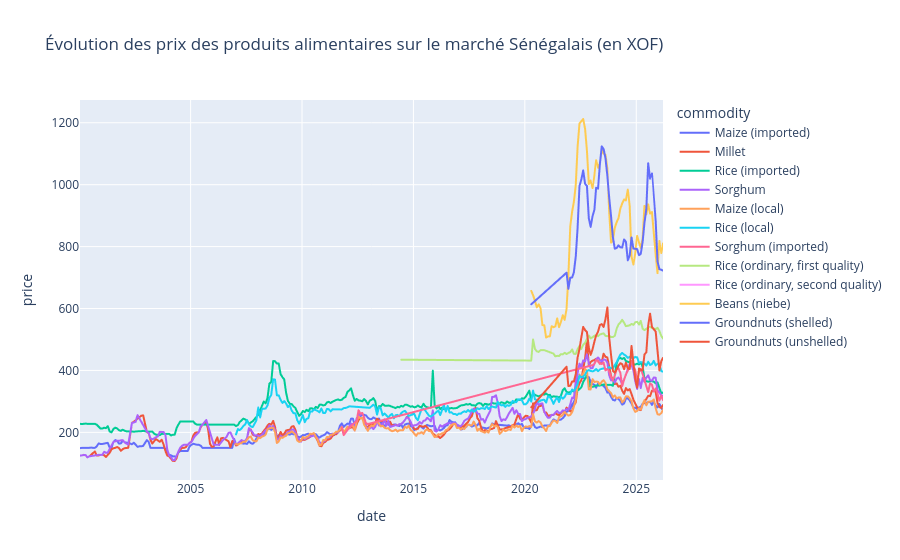

The cell this chart's notebook holds for it:
### Markdown cell above
#### **2. Evolution des prix des produits alimentaires au fil du temps**

On observe la trajectoire annuelle moyenne du prix (en XOF/kg) pour chaque produit, ainsi que l'évolution du prix moyen global.

### Code cell
# Evolution globale des prix des produits alimentaires sur le marché Sénégalais
evolution_globale = df.groupby(['date', 'commodity'])[['price', 'usdprice']].mean().round(2).reset_index()

# Visualisation des données
print('\nEvolution des prix des produits alimentaires sur le marché Sénégalais :\n', evolution_globale)

# Visualisation des données
print('-'*80, '\nVisualisation du graphique :')

# Graphique Seaborn
plt.figure(figsize=(12,5))
sns.lineplot(data=evolution_globale,
             x='date',
             y='price'
)

# Mise en forme du graphique
plt.title('Evolution moyenne des prix de 2020 à 2026')
plt.xlabel("Periode")
plt.ylabel("Prix moyen (XOF)")

# Affichage du graphique
plt.show()

#------------------------------------------------------------------------------------------------------

# Graphique Plotly interactif
evolution_prix = df.groupby(['date', 'commodity'])[['price', 'usdprice']].mean().round(2).reset_index()

# Visualisation des données
print('-'*80, '\nVisualisation interactive :')

graph = px.line(evolution_prix.reset_index(),
                x='date',
                y='price',
                color='commodity',
                title='Évolution des prix des produits alimentaires sur le marché Sénégalais (en XOF)',)
graph.show()

### Figure 1 — Plotly figure (JSON) as saved in the notebook; plotly's stock layout.template omitted (floating-point values rounded to 4 significant figures; data arrays with more than 128 entries replaced by an {"elided": "..."} marker saying what was removed)
{"data": [{"hovertemplate": "commodity=Maize (imported)<br>date=%{x}<br>price=%{y}<extra></extra>", "legendgroup": "Maize (imported)", "line": {"color": "#636efa", "dash": "solid"}, "marker": {"symbol": "circle"}, "mode": "lines", "name": "Maize (imported)", "showlegend": true, "type": "scattergl", "x": {"elided": "300 str values"}, "xaxis": "x", "y": {"elided": "300 float values"}, "yaxis": "y"}, {"hovertemplate": "commodity=Millet<br>date=%{x}<br>price=%{y}<extra></extra>", "legendgroup": "Millet", "line": {"color": "#EF553B", "dash": "solid"}, "marker": {"symbol": "circle"}, "mode": "lines", "name": "Millet", "showlegend": true, "type": "scattergl", "x": {"elided": "303 str values"}, "xaxis": "x", "y": {"elided": "303 float values"}, "yaxis": "y"}, {"hovertemplate": "commodity=Rice (imported)<br>date=%{x}<br>price=%{y}<extra></extra>", "legendgroup": "Rice (imported)", "line": {"color": "#00cc96", "dash": "solid"}, "marker": {"symbol": "circle"}, "mode": "lines", "name": "Rice (imported)", "showlegend": true, "type": "scattergl", "x": {"elided": "314 str values"}, "xaxis": "x", "y": {"elided": "314 float values"}, "yaxis": "y"}, {"hovertemplate": "commodity=Sorghum<br>date=%{x}<br>price=%{y}<extra></extra>", "legendgroup": "Sorghum", "line": {"color": "#ab63fa", "dash": "solid"}, "marker": {"symbol": "circle"}, "mode": "lines", "name": "Sorghum", "showlegend": true, "type": "scattergl", "x": {"elided": "287 str values"}, "xaxis": "x", "y": {"elided": "287 float values"}, "yaxis": "y"}, {"hovertemplate": "commodity=Maize (local)<br>date=%{x}<br>price=%{y}<extra></extra>", "legendgroup": "Maize (local)", "line": {"color": "#FFA15A", "dash": "solid"}, "marker": {"symbol": "circle"}, "mode": "lines", "name": "Maize (local)", "showlegend": true, "type": "scattergl", "x": {"elided": "230 str values"}, "xaxis": "x", "y": {"elided": "230 float values"}, "yaxis": "y"}, {"hovertemplate": "commodity=Rice (local)<br>date=%{x}<br>price=%{y}<extra></extra>", "legendgroup": "Rice (local)", "line": {"color": "#19d3f3", "dash": "solid"}, "marker": {"symbol": "circle"}, "mode": "lines", "name": "Rice (local)", "showlegend": true, "type": "scattergl", "x": {"elided": "216 str values"}, "xaxis": "x", "y": {"elided": "216 float values"}, "yaxis": "y"}, {"hovertemplate": "commodity=Sorghum (imported)<br>date=%{x}<br>price=%{y}<extra></extra>", "legendgroup": "Sorghum (imported)", "line": {"color": "#FF6692", "dash": "solid"}, "marker": {"symbol": "circle"}, "mode": "lines", "name": "Sorghum (imported)", "showlegend": true, "type": "scattergl", "x": ["2011-10-15T00:00:00", "2011-11-15T00:00:00", "2012-02-15T00:00:00", "2012-06-15T00:00:00", "2012-07-15T00:00:00", "2012-08-15T00:00:00", "2012-09-15T00:00:00", "2012-11-15T00:00:00", "2012-12-15T00:00:00", "2023-01-15T00:00:00", "2023-02-15T00:00:00", "2023-03-15T00:00:00", "2023-04-15T00:00:00", "2023-05-15T00:00:00", "2023-06-15T00:00:00", "2023-07-15T00:00:00", "2023-08-15T00:00:00", "2023-09-15T00:00:00", "2023-10-15T00:00:00", "2023-11-15T00:00:00", "2023-12-15T00:00:00", "2024-01-15T00:00:00", "2024-02-15T00:00:00", "2024-03-15T00:00:00", "2024-04-15T00:00:00", "2024-05-15T00:00:00", "2024-06-15T00:00:00", "2024-07-15T00:00:00", "2024-08-15T00:00:00", "2024-09-15T00:00:00", "2024-10-15T00:00:00", "2024-11-15T00:00:00", "2024-12-15T00:00:00", "2025-01-15T00:00:00", "2025-02-15T00:00:00", "2025-03-15T00:00:00", "2025-04-15T00:00:00", "2025-07-15T00:00:00", "2025-08-15T00:00:00", "2025-09-15T00:00:00", "2025-10-15T00:00:00", "2025-11-15T00:00:00", "2025-12-15T00:00:00", "2026-01-15T00:00:00", "2026-02-15T00:00:00", "2026-03-15T00:00:00"], "xaxis": "x", "y": [215.7, 191.1, 215.7, 236.8, 271.5, 260.2, 262.9, 229.6, 226.8, 417, 421.2, 432.8, 431.9, 422.3, 420.8, 425.6, 400.1, 404.9, 396.9, 378.4, 367.9, 383.4, 404.1, 406.2, 392.1, 349.5, 369.7, 387.2, 399.8, 408, 431.1, 411.9, 401.9, 364.8, 395, 405.0, 388.8, 330, 358.3, 353.6, 331.9, 341.9, 325, 302.5, 318.8, 303.8], "yaxis": "y"}, {"hovertemplate": "commodity=Rice (ordinary, first quality)<br>date=%{x}<br>price=%{y}<extra></extra>", "legendgroup": "Rice (ordinary, first quality)", "line": {"color": "#B6E880", "dash": "solid"}, "marker": {"symbol": "circle"}, "mode": "lines", "name": "Rice (ordinary, first quality)", "showlegend": true, "type": "scattergl", "x": ["2014-06-15T00:00:00", "2020-04-15T00:00:00", "2020-05-15T00:00:00", "2020-06-15T00:00:00", "2020-07-15T00:00:00", "2020-08-15T00:00:00", "2020-09-15T00:00:00", "2020-10-15T00:00:00", "2020-11-15T00:00:00", "2020-12-15T00:00:00", "2021-04-15T00:00:00", "2021-05-15T00:00:00", "2021-06-15T00:00:00", "2021-07-15T00:00:00", "2021-08-15T00:00:00", "2021-09-15T00:00:00", "2021-10-15T00:00:00", "2021-11-15T00:00:00", "2021-12-15T00:00:00", "2022-01-15T00:00:00", "2022-02-15T00:00:00", "2022-03-15T00:00:00", "2022-04-15T00:00:00", "2022-05-15T00:00:00", "2022-06-15T00:00:00", "2022-07-15T00:00:00", "2022-08-15T00:00:00", "2022-09-15T00:00:00", "2022-10-15T00:00:00", "2022-11-15T00:00:00", "2022-12-15T00:00:00", "2023-01-15T00:00:00", "2023-02-15T00:00:00", "2023-03-15T00:00:00", "2023-04-15T00:00:00", "2023-05-15T00:00:00", "2023-06-15T00:00:00", "2023-07-15T00:00:00", "2023-08-15T00:00:00", "2023-09-15T00:00:00", "2023-10-15T00:00:00", "2023-11-15T00:00:00", "2023-12-15T00:00:00", "2024-01-15T00:00:00", "2024-02-15T00:00:00", "2024-03-15T00:00:00", "2024-04-15T00:00:00", "2024-05-15T00:00:00", "2024-06-15T00:00:00", "2024-07-15T00:00:00", "2024-08-15T00:00:00", "2024-09-15T00:00:00", "2024-10-15T00:00:00", "2024-11-15T00:00:00", "2024-12-15T00:00:00", "2025-01-15T00:00:00", "2025-02-15T00:00:00", "2025-03-15T00:00:00", "2025-04-15T00:00:00", "2025-05-15T00:00:00", "2025-06-15T00:00:00", "2025-07-15T00:00:00", "2025-08-15T00:00:00", "2025-09-15T00:00:00", "2025-10-15T00:00:00", "2025-11-15T00:00:00", "2025-12-15T00:00:00", "2026-01-15T00:00:00", "2026-02-15T00:00:00", "2026-03-15T00:00:00"], "xaxis": "x", "y": [434.7, 431.9, 500, 469.7, 461.9, 459.8, 465.7, 465.7, 465.5, 463.4, 454.3, 445.6, 447.2, 446.6, 452.4, 452.1, 457.1, 452.9, 456.6, 459.2, 467.9, 453.8, 453.2, 468.6, 479.4, 469.4, 483.2, 489.1, 501.7, 512.6, 503.7, 507.1, 512.2, 514.1, 510.5, 516.3, 518.1, 520.1, 511.8, 510.8, 511.9, 508.1, 508.1, 511.7, 535.3, 548.4, 554.8, 563.7, 554, 542.9, 544.3, 545.7, 550.2, 547.2, 555.5, 557.3, 548.1, 560, 535.2, 530.1, 534.4, 539.8, 540.9, 537.0, 535.4, 533.4, 537.9, 527.4, 511.4, 503.1], "yaxis": "y"}, {"hovertemplate": "commodity=Rice (ordinary, second quality)<br>date=%{x}<br>price=%{y}<extra></extra>", "legendgroup": "Rice (ordinary, second quality)", "line": {"color": "#FF97FF", "dash": "solid"}, "marker": {"symbol": "circle"}, "mode": "lines", "name": "Rice (ordinary, second quality)", "showlegend": true, "type": "scattergl", "x": ["2014-06-15T00:00:00"], "xaxis": "x", "y": [282.3], "yaxis": "y"}, {"hovertemplate": "commodity=Beans (niebe)<br>date=%{x}<br>price=%{y}<extra></extra>", "legendgroup": "Beans (niebe)", "line": {"color": "#FECB52", "dash": "solid"}, "marker": {"symbol": "circle"}, "mode": "lines", "name": "Beans (niebe)", "showlegend": true, "type": "scattergl", "x": ["2020-04-15T00:00:00", "2020-05-15T00:00:00", "2020-06-15T00:00:00", "2020-07-15T00:00:00", "2020-08-15T00:00:00", "2020-09-15T00:00:00", "2020-10-15T00:00:00", "2020-11-15T00:00:00", "2020-12-15T00:00:00", "2021-01-15T00:00:00", "2021-02-15T00:00:00", "2021-03-15T00:00:00", "2021-04-15T00:00:00", "2021-05-15T00:00:00", "2021-06-15T00:00:00", "2021-07-15T00:00:00", "2021-08-15T00:00:00", "2021-09-15T00:00:00", "2021-10-15T00:00:00", "2021-11-15T00:00:00", "2021-12-15T00:00:00", "2022-01-15T00:00:00", "2022-02-15T00:00:00", "2022-03-15T00:00:00", "2022-04-15T00:00:00", "2022-05-15T00:00:00", "2022-06-15T00:00:00", "2022-07-15T00:00:00", "2022-08-15T00:00:00", "2022-09-15T00:00:00", "2022-10-15T00:00:00", "2022-11-15T00:00:00", "2022-12-15T00:00:00", "2023-01-15T00:00:00", "2023-02-15T00:00:00", "2023-03-15T00:00:00", "2023-04-15T00:00:00", "2023-05-15T00:00:00", "2023-06-15T00:00:00", "2023-07-15T00:00:00", "2023-08-15T00:00:00", "2023-09-15T00:00:00", "2023-10-15T00:00:00", "2023-11-15T00:00:00", "2023-12-15T00:00:00", "2024-01-15T00:00:00", "2024-02-15T00:00:00", "2024-03-15T00:00:00", "2024-04-15T00:00:00", "2024-05-15T00:00:00", "2024-06-15T00:00:00", "2024-07-15T00:00:00", "2024-08-15T00:00:00", "2024-09-15T00:00:00", "2024-10-15T00:00:00", "2024-11-15T00:00:00", "2024-12-15T00:00:00", "2025-01-15T00:00:00", "2025-02-15T00:00:00", "2025-03-15T00:00:00", "2025-04-15T00:00:00", "2025-05-15T00:00:00", "2025-06-15T00:00:00", "2025-07-15T00:00:00", "2025-08-15T00:00:00", "2025-09-15T00:00:00", "2025-11-15T00:00:00", "2025-12-15T00:00:00", "2026-01-15T00:00:00", "2026-02-15T00:00:00", "2026-03-15T00:00:00"], "xaxis": "x", "y": [657.1, 643.3, 624.7, 603.9, 613.5, 600.6, 546.3, 546.1, 506.1, 510.0, 510.0, 542.8, 539.7, 542.1, 568.1, 539.8, 556.8, 578.4, 563.3, 598.9, 704.4, 865.5, 913.9, 944.1, 998.3, 1123.0, 1198.0, 1205.0, 1212.0, 1180.0, 1110.0, 1002.0, 1013.0, 989.3, 1031.0, 1079.0, 1055.0, 1069.0, 1112.0, 1101.0, 1096.0, 1053.0, 912.6, 812.8, 821.6, 860.7, 879.1, 891.4, 922.9, 939.1, 952.6, 949.2, 984.1, 931, 768.0, 742.3, 779.1, 834.6, 813.0, 795.8, 826.2, 931.5, 904.0, 936.4, 906.4, 911.7, 773.8, 714.3, 818.2, 779.2, 810.3], "yaxis": "y"}, {"hovertemplate": "commodity=Groundnuts (shelled)<br>date=%{x}<br>price=%{y}<extra></extra>", "legendgroup": "Groundnuts (shelled)", "line": {"color": "#636efa", "dash": "solid"}, "marker": {"symbol": "circle"}, "mode": "lines", "name": "Groundnuts (shelled)", "showlegend": true, "type": "scattergl", "x": ["2020-04-15T00:00:00", "2021-11-15T00:00:00", "2021-12-15T00:00:00", "2022-01-15T00:00:00", "2022-02-15T00:00:00", "2022-03-15T00:00:00", "2022-04-15T00:00:00", "2022-05-15T00:00:00", "2022-06-15T00:00:00", "2022-07-15T00:00:00", "2022-08-15T00:00:00", "2022-09-15T00:00:00", "2022-10-15T00:00:00", "2022-11-15T00:00:00", "2022-12-15T00:00:00", "2023-01-15T00:00:00", "2023-02-15T00:00:00", "2023-03-15T00:00:00", "2023-04-15T00:00:00", "2023-05-15T00:00:00", "2023-06-15T00:00:00", "2023-07-15T00:00:00", "2023-08-15T00:00:00", "2023-09-15T00:00:00", "2023-10-15T00:00:00", "2023-11-15T00:00:00", "2023-12-15T00:00:00", "2024-01-15T00:00:00", "2024-02-15T00:00:00", "2024-03-15T00:00:00", "2024-04-15T00:00:00", "2024-05-15T00:00:00", "2024-06-15T00:00:00", "2024-07-15T00:00:00", "2024-08-15T00:00:00", "2024-09-15T00:00:00", "2024-10-15T00:00:00", "2024-11-15T00:00:00", "2024-12-15T00:00:00", "2025-01-15T00:00:00", "2025-02-15T00:00:00", "2025-03-15T00:00:00", "2025-04-15T00:00:00", "2025-05-15T00:00:00", "2025-06-15T00:00:00", "2025-07-15T00:00:00", "2025-08-15T00:00:00", "2025-09-15T00:00:00", "2025-11-15T00:00:00", "2025-12-15T00:00:00", "2026-01-15T00:00:00", "2026-02-15T00:00:00", "2026-03-15T00:00:00"], "xaxis": "x", "y": [613.6, 715.7, 663.8, 699.5, 700.3, 717.1, 767.6, 860.5, 996.4, 1017.0, 1046.0, 1003.0, 996.3, 891.7, 863.7, 898.2, 919.7, 990.3, 987.0, 1066.0, 1124.0, 1115.0, 1086.0, 1028.0, 958.1, 897.4, 829.9, 793.1, 795.7, 804.2, 798.0, 796.8, 823.1, 815.8, 755.7, 771.4, 829.4, 793.4, 793.0, 792.0, 772.3, 776.2, 815.1, 876.5, 922.1, 1069.0, 1019.0, 1036.0, 882.3, 752, 727.2, 725.1, 722.8], "yaxis": "y"}, {"hovertemplate": "commodity=Groundnuts (unshelled)<br>date=%{x}<br>price=%{y}<extra></extra>", "legendgroup": "Groundnuts (unshelled)", "line": {"color": "#EF553B", "dash": "solid"}, "marker": {"symbol": "circle"}, "mode": "lines", "name": "Groundnuts (unshelled)", "showlegend": true, "type": "scattergl", "x": ["2020-04-15T00:00:00", "2021-11-15T00:00:00", "2021-12-15T00:00:00", "2022-01-15T00:00:00", "2022-02-15T00:00:00", "2022-03-15T00:00:00", "2022-04-15T00:00:00", "2022-05-15T00:00:00", "2022-06-15T00:00:00", "2022-07-15T00:00:00", "2022-08-15T00:00:00", "2022-09-15T00:00:00", "2022-10-15T00:00:00", "2022-11-15T00:00:00", "2022-12-15T00:00:00", "2023-01-15T00:00:00", "2023-02-15T00:00:00", "2023-03-15T00:00:00", "2023-04-15T00:00:00", "2023-05-15T00:00:00", "2023-06-15T00:00:00", "2023-07-15T00:00:00", "2023-08-15T00:00:00", "2023-09-15T00:00:00", "2023-10-15T00:00:00", "2023-11-15T00:00:00", "2023-12-15T00:00:00", "2024-01-15T00:00:00", "2024-02-15T00:00:00", "2024-03-15T00:00:00", "2024-04-15T00:00:00", "2024-05-15T00:00:00", "2024-06-15T00:00:00", "2024-07-15T00:00:00", "2024-08-15T00:00:00", "2024-09-15T00:00:00", "2024-10-15T00:00:00", "2024-11-15T00:00:00", "2024-12-15T00:00:00", "2025-01-15T00:00:00", "2025-02-15T00:00:00", "2025-03-15T00:00:00", "2025-04-15T00:00:00", "2025-05-15T00:00:00", "2025-06-15T00:00:00", "2025-07-15T00:00:00", "2025-08-15T00:00:00", "2025-09-15T00:00:00", "2025-11-15T00:00:00", "2025-12-15T00:00:00", "2026-01-15T00:00:00", "2026-02-15T00:00:00", "2026-03-15T00:00:00"], "xaxis": "x", "y": [281.0, 412.1, 349.5, 350.8, 364.2, 364.3, 388, 441.7, 469.1, 506.1, 540.7, 529.9, 524.1, 473.7, 450.3, 468.2, 493.7, 513.3, 525.4, 546.3, 549.7, 540.5, 565.5, 603.6, 506.0, 448.9, 398.7, 393.1, 403.7, 415.5, 423.5, 420.3, 403.9, 425, 406.5, 404.7, 479.0, 424.2, 374.1, 344.6, 406.4, 402.1, 400.6, 451.6, 458.7, 544.9, 583.3, 540.6, 525.5, 464.4, 400.2, 430.3, 440.6], "yaxis": "y"}], "layout": {"legend": {"title": {"text": "commodity"}, "tracegroupgap": 0}, "title": {"text": "Évolution des prix des produits alimentaires sur le marché Sénégalais (en XOF)"}, "xaxis": {"anchor": "y", "domain": [0, 1], "title": {"text": "date"}}, "yaxis": {"anchor": "x", "domain": [0, 1], "title": {"text": "price"}}}}
